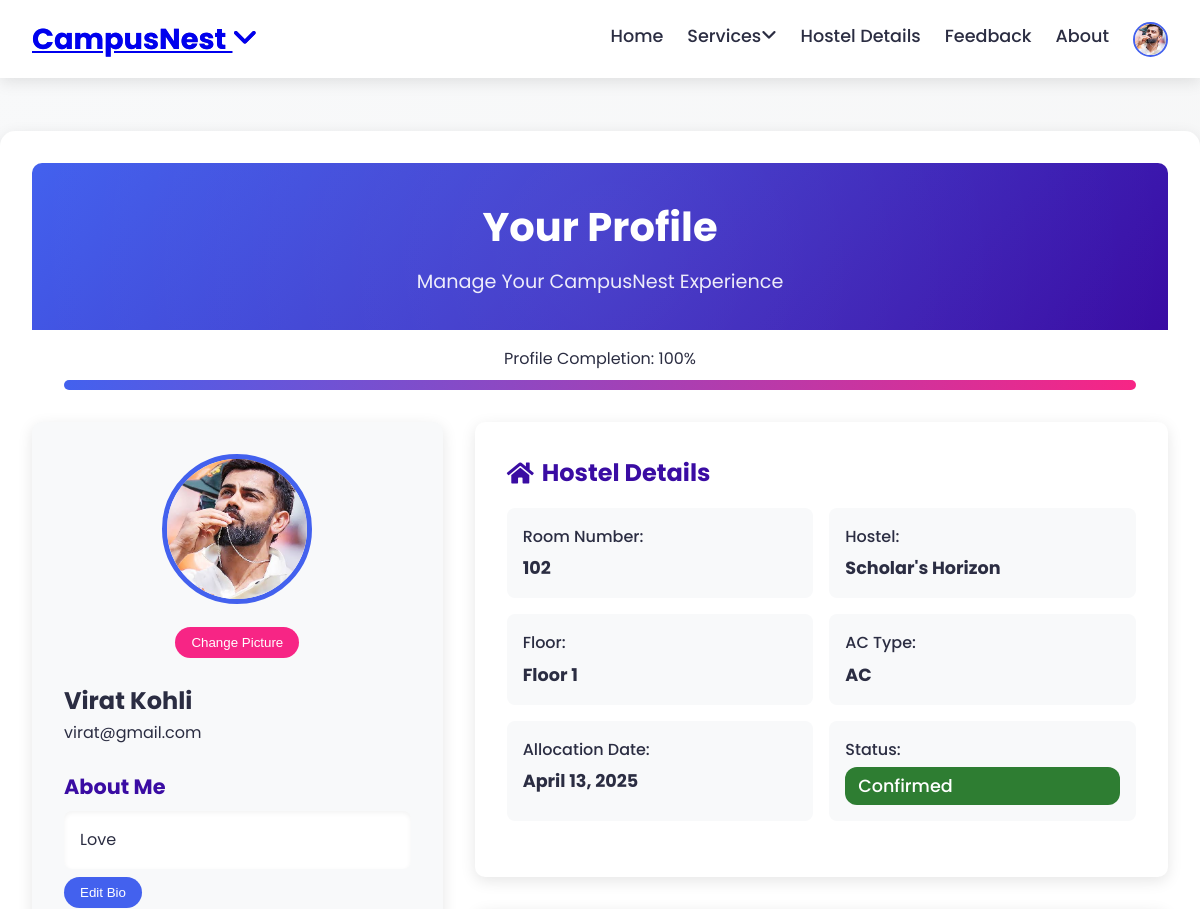
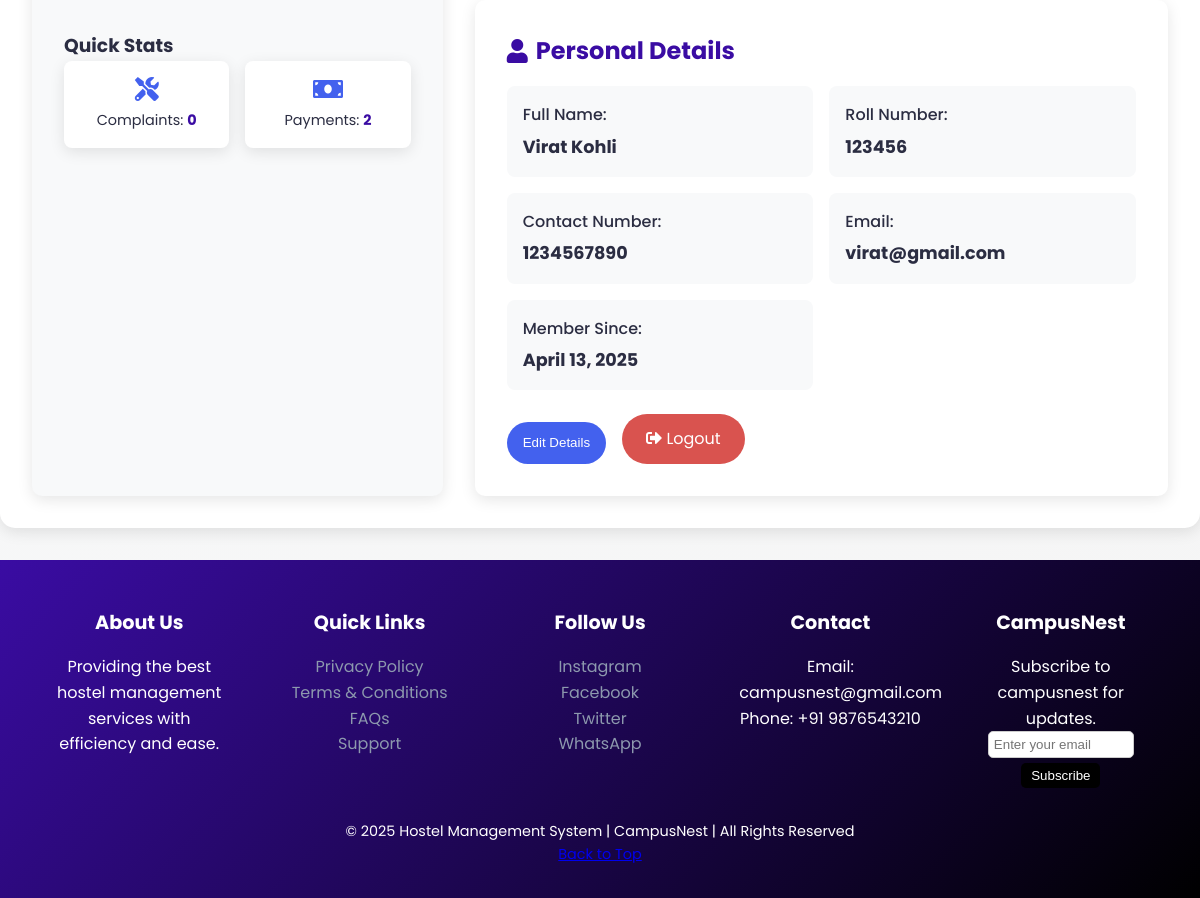
The page /profile/ (signed in) on the database its author committed (2 pictures, top to bottom).
### Hostels/models.py (models this page shows, shortened)
class CustomUser(AbstractUser):
    username = None  # Remove username field
    email = models.EmailField(unique=True)
    roll_number = models.CharField(max_length=20, blank=True, null=True,unique=True)  # Optional field
    USERNAME_FIELD = 'email'
    REQUIRED_FIELDS = ['first_name', 'last_name']  # roll_number is optional
    objects = CustomUserManager()

class StudentProfile(models.Model):
    user = models.OneToOneField(CustomUser, on_delete=models.CASCADE, related_name='student_profile')
    contact_number = models.CharField(max_length=15, blank=True)
    profile_picture = models.ImageField(upload_to='profile_pics/', blank=True)
    bio = models.TextField(blank=True)

class Allocation(models.Model):
    STATUS_CHOICES = (
        ('pending', 'Pending'),
        ('confirmed', 'Confirmed'),
        ('rejected', 'Rejected'),
    )
    user = models.ForeignKey(CustomUser, on_delete=models.CASCADE, related_name='allocations')
    room = models.ForeignKey(Room, on_delete=models.CASCADE, related_name='allocations')
    allocation_date = models.DateTimeField(auto_now_add=True)
    status = models.CharField(max_length=10, choices=STATUS_CHOICES, default='pending')
    class Meta:
        constraints = [
            models.UniqueConstraint(
                fields=['user'],
                condition=models.Q(status__in=['pending', 'confirmed']),
                name='unique_active_allocation_per_user'
            )
        ]

class Room(models.Model):
    ROOM_TYPES = (
        ('four', '4-Sharing'),
        ('double', 'Double Sharing'),
        ('single', 'Single Seater')
    )
    AC_TYPES = (
        ('ac', 'AC'),
        ('non_ac', 'Non-AC'),
    )
    hostel = models.ForeignKey(Hostel, on_delete=models.CASCADE, related_name='rooms')
    floor = models.PositiveIntegerField()
    room_number = models.CharField(max_length=10)
    room_type = models.CharField(max_length=10, choices=ROOM_TYPES)
    ac_type = models.CharField(max_length=10, choices=AC_TYPES)
    total_beds = models.PositiveIntegerField()
    occupied_beds = models.PositiveIntegerField(default=0)
    price = models.DecimalField(max_digits=10, decimal_places=2)
    amenities = models.TextField()
    class Meta:
        constraints = [
            models.UniqueConstraint(
                fields=['hostel', 'room_number'],
                name='unique_room_per_hostel'
            )
        ]

class Hostel(models.Model):
    name = models.CharField(max_length=100)
    total_floors = models.PositiveIntegerField()
    main_image = models.ImageField(upload_to='hostels/')
    features = models.TextField(help_text="Comma-separated list of features")

### Hostels/views.py (the view)
# urls.py: path('profile/', views.profiles, name='profiles'),
def profiles(request):
    student_profile = getattr(request.user, 'student_profile', None)
    allocation = request.user.allocations.first() if hasattr(request.user, 'allocations') else None
    profile_completion = calculate_profile_completion(request.user, student_profile)
    stats = {
        'bookings': request.user.allocations.count(),
        'complaints': request.user.complaintmaintenance_set.count(),  # Fixed
        'payments': request.user.payments.count(),
    }
    form = ProfileUpdateForm(instance=student_profile)
    return render(request, 'Rooms_profile.html', {
        'form': form,
        'student_profile': student_profile,
        'allocation': allocation,
        'profile_completion': profile_completion,
        'stats': stats,
    })

### Hostels/forms.py
class ProfileUpdateForm(forms.ModelForm):
    class Meta:
        model = StudentProfile
        fields = ['contact_number', 'profile_picture', 'bio']

### Hostels/views.py (called while the page is built)
def calculate_profile_completion(user, profile):
    fields = [
        user.get_full_name(),
        profile.bio if profile else None,
        profile.contact_number if profile else None,
        profile.profile_picture if profile else None,
    ]
    filled = sum(1 for field in fields if field)
    return (filled / len(fields)) * 100

### Hostels/templates/Rooms_profile.html (shortened to what this page needs)
{% extends 'Rooms_base.html' %}
{% load static %}
{% block content %}
<link rel="stylesheet" href="{% static 'css/Rooms_profile.css' %}">
<div class="profile-container">
    <header class="profile-header">
        <h1>Your Profile</h1>
        <p class="header-tagline">Manage Your CampusNest Experience</p>
    </header>
    <div class="profile-progress">
        <p>Profile Completion: <span id="progress-percent">{{ profile_completion|floatformat:0 }}%</span></p>
        <div class="progress-bar">
            <div class="progress-fill" style="width: {{ profile_completion|floatformat:0 }}%;"></div>
        </div>
    </div>
    <div class="profile-content">
        <aside class="profile-sidebar">
            <div class="profile-picture-container">
                <img src="{% if student_profile.profile_picture %}{{ student_profile.profile_picture.url }}{% else %}{% static 'images/default_profile.png' %}{% endif %}"
                     alt="Profile Picture" class="profile-pic" id="profile-pic-display">
                <form id="profile-picture-form" method="post" enctype="multipart/form-data" action="{% url 'update_profile_pic' %}">
                    <button type="button" class="btn edit" onclick="document.getElementById('profile-picture-upload').click()">Change Picture</button>
                </form>
            </div>
            <h2>{{ user.get_full_name|default:user.email }}</h2>
            <p class="user-email">{{ user.email }}</p>
            <div class="about-me">
                <h3>About Me</h3>
                <p id="about-me-text">{{ student_profile.bio|default:"Tell us something about yourself..." }}</p>
                <button class="edit-btn" id="edit-bio-btn">Edit Bio</button>
            </div>
            <div class="quick-stats">
                <h3>Quick Stats</h3>
                <div class="stats-grid">
                    <div class="stat-item">
                        <i class="fas fa-tools"></i>
                        <p>Complaints: <strong>{{ stats.complaints|default:0 }}</strong></p>
                    </div>
                    <div class="stat-item">
                        <i class="fas fa-money-bill"></i>
                        <p>Payments: <strong>{{ stats.payments|default:0 }}</strong></p>
                    </div>
                </div>
            </div>
        </aside>
        <main class="profile-main">
            <div class="profile-section card">
                <h2><i class="fas fa-home"></i> Hostel Details</h2>
                {% if allocation %}
                <div class="details-grid">
                    <div class="detail-item">
                        <span>Room Number:</span>
                        <strong>{{ allocation.room.room_number }}</strong>
                    </div>
                    <div class="detail-item">
                        <span>Hostel:</span>
                        <strong>{{ allocation.room.hostel.name }}</strong>
                    </div>
                    <div class="detail-item">
                        <span>Floor:</span>
                        <strong>Floor {{ allocation.room.floor }}</strong>
                    </div>
                    <div class="detail-item">
                        <span>AC Type:</span>
                        <strong>{{ allocation.room.get_ac_type_display }}</strong>
                    </div>
                    <div class="detail-item">
                        <span>Allocation Date:</span>
                        <strong>{{ allocation.allocation_date|date:"F d, Y" }}</strong>
                    </div>
                    <div class="detail-item">
                        <span>Status:</span>
                        <strong class="status-{{ allocation.status }}">
                            {{ allocation.get_status_display }}
                        </strong>
                    </div>
                </div>
                {% else %}
                <div class="no-allocation">
                    <p>You don't have a room allocation yet.</p>
                    <a href="{% url 'room_allocation' %}" class="btn primary">Book a Room</a>
                </div>
                {% endif %}
            </div>
            <div class="profile-section card">
                <h2><i class="fas fa-user"></i> Personal Details</h2>
                <div class="details-grid">
                    <div class="detail-item">
                        <span>Full Name:</span>
                        <strong>{{ user.get_full_name|default:"Not set" }}</strong>
                    </div>
                    <div class="detail-item">
                        <span>Roll Number:</span>
                        <strong>{{ user.roll_number|default:"Not set" }}</strong>
                    </div>
                    <div class="detail-item">
                        <span>Contact Number:</span>
                        <strong>{{ student_profile.contact_number|default:"Not set" }}</strong>
                    </div>
                    <div class="detail-item">
                        <span>Email:</span>
                        <strong>{{ user.email }}</strong>
                    </div>
                    <div class="detail-item">
                        <span>Member Since:</span>
                        <strong>{{ user.date_joined|date:"F d, Y" }}</strong>
                    </div>
                </div>
                <div class="profile-actions">
                    <button class="edit-btn" id="edit-details-btn">Edit Details</button>
                    <a class="btn logout-btn" href="{% url 'logout' %}"
                       onclick="return confirm('Are you sure you want to logout?');">
                        <i class="fas fa-sign-out-alt"></i> Logout
                    </a>
                </div>
            </div>
        </main>
    </div>
</div>
{% endblock %}

### Hostels/templates/Rooms_base.html (shortened to what this page needs)
{% load static %}
<!DOCTYPE html>
<html lang="en">
<head>
    <link rel="stylesheet" href="https://cdnjs.cloudflare.com/ajax/libs/font-awesome/6.5.1/css/all.min.css">
<link rel="stylesheet" href="https://cdnjs.cloudflare.com/ajax/libs/font-awesome/5.15.4/css/all.min.css">
    <link rel="stylesheet" href="{% static 'css/Rooms_base.css' %}">
</head>
<body>
    <div class="navbar" id="navbar">
        <div class="dropdown logo">
            <a href="#" class="logo-link">CampusNest <i class="fa-solid fa-angle-down"></i></a>
        </div>
        <div class="nav-links">
            <a href="{% url 'index' %}">Home</a>
            <div class="dropdown">
                <a href="#">Services<i class="fa-solid fa-angle-down"></i></a>
            </div>
            <a href="{% url 'hostel_details' %}">Hostel Details</a>
            <a href="{% url 'feedback' %}">Feedback</a>
            <a href="{% url 'about' %}">About</a>
            {% if user.is_authenticated %}
            <a href="{% url 'profiles' %}">
                <div class="profile-circle">
                    {% if user.student_profile.profile_picture %}
                        <img src="{{ user.student_profile.profile_picture.url }}" alt="Profile Picture">
                    {% else %}
                        <img src="{% static 'images/default_profile.png' %}" alt="Profile Picture">
                    {% endif %}
                </div>
            </a>
            {% else %}
            <a href="{% url 'login' %}">Login</a>
            {% endif %}
        </div>
    </div>
    <br><br>
    {% block content %}
    {% endblock %}
    <footer class="footer">
        <div class="footer-container">
            <div class="footer-section">
                <h3>About Us</h3>
                <p>Providing the best hostel management services with efficiency and ease.</p>
            </div>
            <div class="footer-section">
                <h3>Quick Links</h3>
                <ul>
                    <li><a href="#">Privacy Policy</a></li>
                    <li><a href="#">Terms & Conditions</a></li>
                    <li><a href="#">FAQs</a></li>
                    <li><a href="#">Support</a></li>
                </ul>
            </div>
            <div class="footer-section">
                <h3>Follow Us</h3>
                <ul>
                    <li><a href="#">Instagram</a></li>
                    <li><a href="#">Facebook</a></li>
                    <li><a href="#">Twitter</a></li>
                    <li><a href="#">WhatsApp</a></li>
                </ul>
            </div>
            <div class="footer-section">
                <h3>Contact</h3>
                <p>Email: campusnest@gmail.com</p>
                <p>Phone: +91 9876543210</p>
            </div>
            <div class="footer-section">
                <h3>CampusNest</h3>
                <p>Subscribe to campusnest for updates.</p>
                <input type="email" placeholder="Enter your email"
                    style="padding: 5px; width: 80%; border-radius: 5px; border: 1px solid #ccc;">
                <button
                    style="padding: 5px 10px; margin-top: 5px; border: none; background: black; color: white; border-radius: 5px; cursor: pointer;">Subscribe</button>
            </div>
        </div>
        <div class="footer-bottom">
            <p>&copy; 2025 Hostel Management System | CampusNest | All Rights Reserved</p>
            <p><a href="#top" class="back-to-top">Back to Top</a></p>
        </div>
    </footer>
</body>
</html>

### Hostels/static/css/Rooms_base.css (style rules this page uses)
:root { --primary: #4361ee; --secondary: #3a0ca3; --accent: #f72585; --success: #4CAF50; --warning: #FFD700; --danger: #d9534f; --text-dark: #2b2d42; --text-light: #8d99ae; --white: #ffffff; --light-bg: #f8f9fa; --shadow: 0 4px 15px rgba(0, 0, 0, 0.1); --shadow-hover: 0 8px 25px rgba(0, 0, 0, 0.2); --transition: all 0.3s ease; }
* { margin: 0; padding: 0; box-sizing: border-box; }
body { font-family: 'Poppins', sans-serif; background: linear-gradient(135deg, var(--light-bg), #f5f5f5); color: var(--text-dark); line-height: 1.6; }
h1, h2, h3, h4, h5 { font-weight: 700; }
.navbar { position: fixed; top: 0; width: 100%; display: flex; justify-content: space-between; align-items: center; background: rgba(255, 255, 255, 0.95); backdrop-filter: blur(10px); box-shadow: var(--shadow); padding: 1rem 2rem; z-index: 99; transition: var(--transition); }
.logo { font-size: 1.8rem; font-weight: 700; background: none; background-clip: text; -webkit-background-clip: text; color: transparent; background-image: linear-gradient(to right, var(--primary), var(--secondary)); }
.nav-links { display: flex; gap: 1.5rem; }
.nav-links a { text-decoration: none; font-size: 1.1rem; font-weight: 500; color: var(--text-dark); position: relative; transition: var(--transition); }
.nav-links a::after { content: ''; position: absolute; width: 0; height: 2px; bottom: -5px; left: 0; background: var(--accent); transition: width 0.3s ease; }
.dropdown { position: relative; }
.profile-circle { width: 35px; height: 35px; border-radius: 50%; overflow: hidden; border: 2px solid var(--primary); transition: var(--transition); }
.profile-circle img { width: 100%; height: 100%; object-fit: cover; }
.footer { background: linear-gradient(135deg, var(--secondary), #000); color: var(--white); padding: 2rem; text-align: center; }
.footer-container { display: flex; flex-wrap: wrap; justify-content: space-around; gap: 1rem; }
.footer-section { flex: 1; min-width: 150px; padding: 1rem; }
.footer-section h3 { font-size: 1.2rem; margin-bottom: 1rem; color: var(--white); }
.footer-section ul { list-style: none; }
.footer-section ul li a { color: var(--text-light); text-decoration: none; transition: var(--transition); }
.footer-bottom { margin-top: 1rem; font-size: 0.9rem; }

### rows shown on the page
CustomUser: student_profile.profile_picture (picture), get_full_name "Virat Kohli", email "virat@gmail.com", roll_number "123456", date_joined "April 13, 2025"
StudentProfile: profile_picture (picture), bio "Love", contact_number "1234567890"
Allocation: room.room_number "102", room.hostel.name "Scholar's Horizon", room.floor "1", room.ac_type "AC", allocation_date "April 13, 2025", status "Confirmed"

### other values the page prints
{{ profile_completion|floatformat:0 }} "100"
{{ stats.complaints|default:0 }} "0"
{{ stats.payments|default:0 }} "2"
